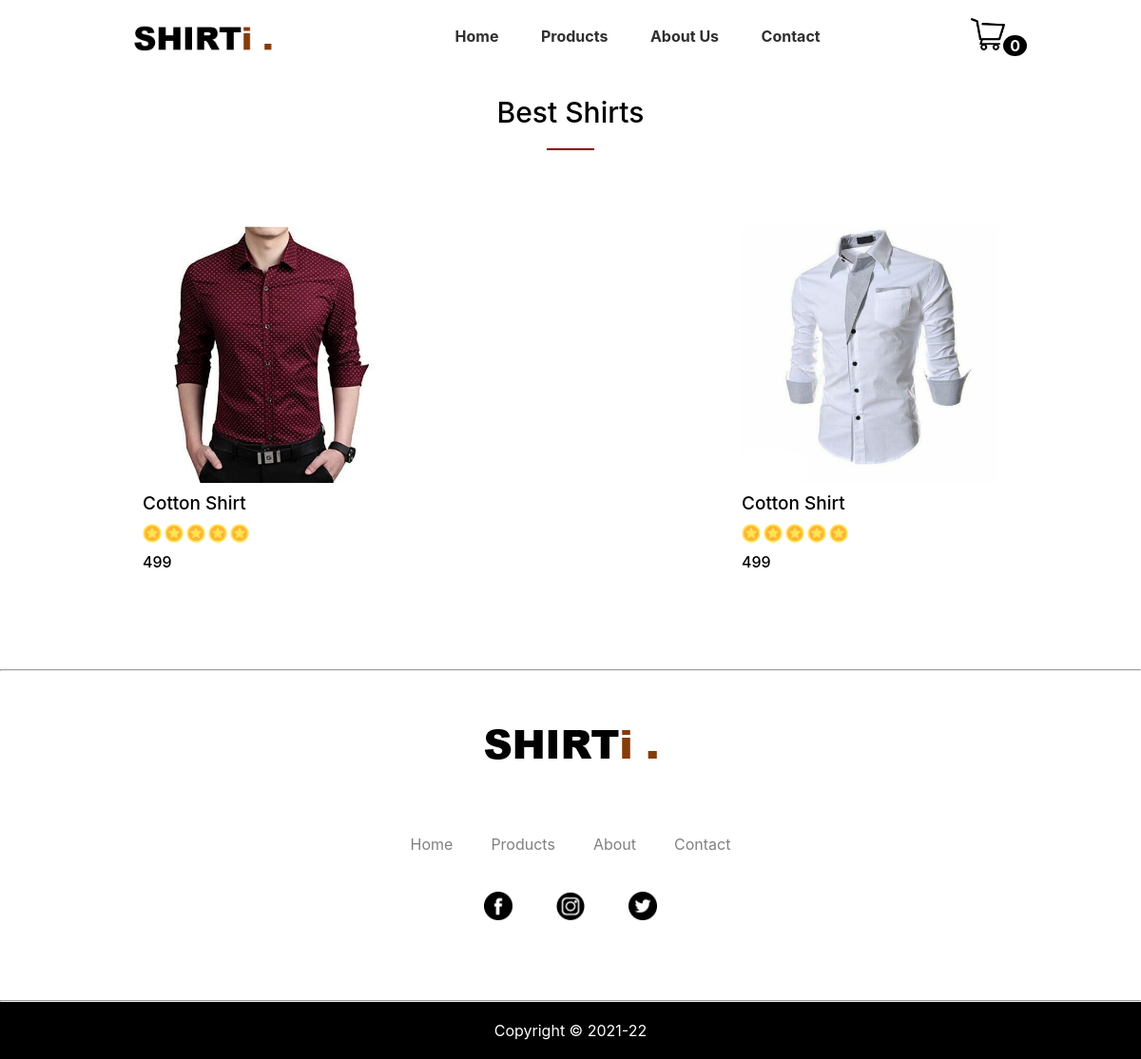
/products.php, run on the app's committed database.
### tables this page shows
CREATE TABLE `products_all` (
  `sno` int(11) NOT NULL,
  `name` varchar(100) NOT NULL,
  `desc_` longtext NOT NULL,
  `price` int(11) NOT NULL,
  `sale_price` int(11) NOT NULL,
  `on_sale` text NOT NULL,
  `image_link` varchar(100) NOT NULL,
  `rating` int(11) NOT NULL,
  `date` date NOT NULL DEFAULT current_timestamp()
);

### products.php (the view, shortened to what this page needs)
<!DOCTYPE html>
<html lang="en">
<head>
    <link rel="stylesheet" href="style.css">
</head>
<body>
    <?php include('components/nav.php') ?>
    <br>
    <br>
    <br>
    <br>
    <br>
    <div class="heading" id='products'>
        <h2>Best Shirts</h2>
        <br>
        <hr width="50" color="darkred">
    </div>
    <br>
    <br>
    <br>
    <br>
    <div class="products">
    <?php
            include('components/_db.php');
            $sql = "SELECT * FROM `products_all`";
            $result = mysqli_query($conn,$sql);
            while ($row = mysqli_fetch_assoc($result)) {
                if ($row['rating'] == '5') {
                    $rating = "<img src='images/star.png' alt='star'><img src='images/star.png' alt='star'><img src='images/star.png' alt='star'><img src='images/star.png' alt='star'><img src='images/star.png' alt='star'>";
                }
                if ($row['on_sale'] == 'yes') {
                    echo "
                    <a href='product.php?p=".$row['sno']."'>
                    <div class='product'>
                    <div class='sale'>SALE!</div>
                    <div class='img'><img src='".$row['image_link']."' alt=''></div>
                        <span class='p-name'>".$row['name']."</span>
                        <span class='p-stars'>
                            ". $rating."
                        </span>
                        <span class='p-price'>$".$row['sale_price']." <del>$".$row['price']."</del></span>
                    </div>
                    </a>
                    ";
                }else{
                    echo "
                    <a href='product.php?p=".$row['sno']."'>
                    <div class='product'>
                    <div class='img'><img src='".$row['image_link']."' alt=''></div>
                        <span class='p-name'>".$row['name']."</span>
                        <span class='p-stars'>
                            ". $rating."
                        </span>
                        <span class='p-price'>".$row['price']."</span>
                    </div>
                    </a>
                    ";
                }
            }
        ?>
    </div>
    <br>
    <br>
    <br>
    <?php include('components/footer.php')?>
</body>
</html>

### style.css (style rules this page uses)
:root { --color: darkred; }
* { padding: 0; margin: 0; box-sizing: border-box; font-family: -apple-system, BlinkMacSystemFont, 'Segoe UI', Roboto, Oxygen, Ubuntu, Cantarell, 'Open Sans', 'Helvetica Neue', sans-serif; }
body { overflow-x: hidden; }
h2 { font-size: 30px; font-weight: 500; }
.heading { display: flex; flex-direction: column; align-items: center; }
.products { width: 75vw; margin: auto; display: flex; flex-wrap: wrap; justify-content: space-between; }
.product { display: flex; flex-direction: column; margin-bottom: 40px; }
.product img { height: 270px; width: 270px; margin-bottom: 3px; }
.p-name { font-weight: 500; font-size: 19px; padding: 3px 0px; }
.p-stars img { height: 20px; width: 20px; margin-top: 7px; margin-right: 3px; }
.p-price { padding: 3px 0px; font-weight: 450; }

### products.php (style rules this page uses)
.products a { color: black; text-decoration: none; }

### data on the page
products_all: image_link (picture), name "Cotton Shirt", rating 5 (drawn), price "499"
products_all: image_link (picture), name "Cotton Shirt", rating 5 (drawn), price "499"

### other printed values
$cart_value "0"
